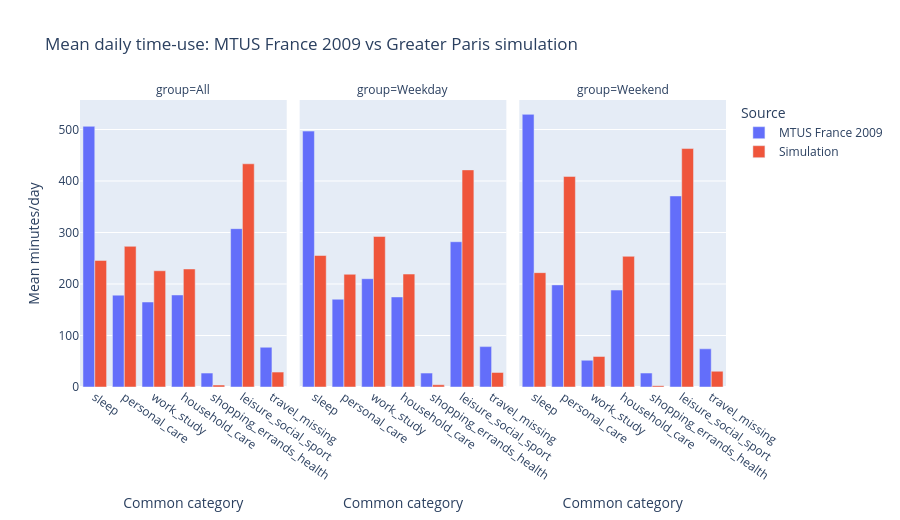

Source (notebook cell):
### Code cell
comparison_long = comparison.melt(
    id_vars=["group", "category"],
    value_vars=["mtus_minutes", "simulation_minutes"],
    var_name="source",
    value_name="minutes_per_day",
)
comparison_long["source"] = comparison_long["source"].map(
    {"mtus_minutes": "MTUS France 2009", "simulation_minutes": "Simulation"}
)

fig = px.bar(
    comparison_long,
    x="category",
    y="minutes_per_day",
    color="source",
    facet_col="group",
    barmode="group",
    category_orders={"category": COMMON_CATEGORY_ORDER, "group": GROUP_ORDER},
    labels={"category": "Common category", "minutes_per_day": "Mean minutes/day", "source": "Source"},
    title="Mean daily time-use: MTUS France 2009 vs Greater Paris simulation",
    height=520,
)
fig.update_xaxes(tickangle=35)
fig.show()

### Figure 1 — Plotly figure (JSON) as saved in the notebook; plotly's stock layout.template omitted (floating-point values rounded to 4 significant figures)
{"data": [{"alignmentgroup": "True", "hovertemplate": "Source=MTUS France 2009<br>group=All<br>Common category=%{x}<br>Mean minutes/day=%{y}<extra></extra>", "legendgroup": "MTUS France 2009", "marker": {"color": "#636efa", "pattern": {"shape": ""}}, "name": "MTUS France 2009", "offsetgroup": "MTUS France 2009", "orientation": "v", "showlegend": true, "textposition": "auto", "type": "bar", "x": ["sleep", "personal_care", "work_study", "household_care", "shopping_errands_health", "leisure_social_sport", "travel_missing"], "xaxis": "x", "y": [506.2, 178.4, 165.0, 178.7, 27.04, 307.5, 77.19], "yaxis": "y"}, {"alignmentgroup": "True", "hovertemplate": "Source=Simulation<br>group=All<br>Common category=%{x}<br>Mean minutes/day=%{y}<extra></extra>", "legendgroup": "Simulation", "marker": {"color": "#EF553B", "pattern": {"shape": ""}}, "name": "Simulation", "offsetgroup": "Simulation", "orientation": "v", "showlegend": true, "textposition": "auto", "type": "bar", "x": ["sleep", "personal_care", "work_study", "household_care", "shopping_errands_health", "leisure_social_sport", "travel_missing"], "xaxis": "x", "y": [245.8, 273.1, 225.7, 229.2, 3.813, 433.4, 28.93], "yaxis": "y"}, {"alignmentgroup": "True", "hovertemplate": "Source=MTUS France 2009<br>group=Weekday<br>Common category=%{x}<br>Mean minutes/day=%{y}<extra></extra>", "legendgroup": "MTUS France 2009", "marker": {"color": "#636efa", "pattern": {"shape": ""}}, "name": "MTUS France 2009", "offsetgroup": "MTUS France 2009", "orientation": "v", "showlegend": false, "textposition": "auto", "type": "bar", "x": ["sleep", "personal_care", "work_study", "household_care", "shopping_errands_health", "leisure_social_sport", "travel_missing"], "xaxis": "x2", "y": [496.9, 170.4, 210.3, 174.9, 27.0, 282.1, 78.43], "yaxis": "y2"}, {"alignmentgroup": "True", "hovertemplate": "Source=Simulation<br>group=Weekday<br>Common category=%{x}<br>Mean minutes/day=%{y}<extra></extra>", "legendgroup": "Simulation", "marker": {"color": "#EF553B", "pattern": {"shape": ""}}, "name": "Simulation", "offsetgroup": "Simulation", "orientation": "v", "showlegend": false, "textposition": "auto", "type": "bar", "x": ["sleep", "personal_care", "work_study", "household_care", "shopping_errands_health", "leisure_social_sport", "travel_missing"], "xaxis": "x2", "y": [255.3, 218.9, 292.3, 219.3, 4.336, 421.6, 28.26], "yaxis": "y2"}, {"alignmentgroup": "True", "hovertemplate": "Source=MTUS France 2009<br>group=Weekend<br>Common category=%{x}<br>Mean minutes/day=%{y}<extra></extra>", "legendgroup": "MTUS France 2009", "marker": {"color": "#636efa", "pattern": {"shape": ""}}, "name": "MTUS France 2009", "offsetgroup": "MTUS France 2009", "orientation": "v", "showlegend": false, "textposition": "auto", "type": "bar", "x": ["sleep", "personal_care", "work_study", "household_care", "shopping_errands_health", "leisure_social_sport", "travel_missing"], "xaxis": "x3", "y": [529.4, 198.3, 51.93, 188.2, 27.11, 371.0, 74.1], "yaxis": "y3"}, {"alignmentgroup": "True", "hovertemplate": "Source=Simulation<br>group=Weekend<br>Common category=%{x}<br>Mean minutes/day=%{y}<extra></extra>", "legendgroup": "Simulation", "marker": {"color": "#EF553B", "pattern": {"shape": ""}}, "name": "Simulation", "offsetgroup": "Simulation", "orientation": "v", "showlegend": false, "textposition": "auto", "type": "bar", "x": ["sleep", "personal_care", "work_study", "household_care", "shopping_errands_health", "leisure_social_sport", "travel_missing"], "xaxis": "x3", "y": [222.0, 408.9, 59.29, 253.7, 2.507, 463.0, 30.59], "yaxis": "y3"}], "layout": {"annotations": [{"font": {}, "showarrow": false, "text": "group=All", "x": 0.16, "xanchor": "center", "xref": "paper", "y": 1, "yanchor": "bottom", "yref": "paper"}, {"font": {}, "showarrow": false, "text": "group=Weekday", "x": 0.5, "xanchor": "center", "xref": "paper", "y": 1, "yanchor": "bottom", "yref": "paper"}, {"font": {}, "showarrow": false, "text": "group=Weekend", "x": 0.84, "xanchor": "center", "xref": "paper", "y": 1, "yanchor": "bottom", "yref": "paper"}], "barmode": "group", "height": 520, "legend": {"title": {"text": "Source"}, "tracegroupgap": 0}, "title": {"text": "Mean daily time-use: MTUS France 2009 vs Greater Paris simulation"}, "xaxis": {"anchor": "y", "categoryarray": ["sleep", "personal_care", "work_study", "household_care", "shopping_errands_health", "leisure_social_sport", "travel_missing"], "categoryorder": "array", "domain": [0, 0.32], "tickangle": 35, "title": {"text": "Common category"}}, "xaxis2": {"anchor": "y2", "categoryarray": ["sleep", "personal_care", "work_study", "household_care", "shopping_errands_health", "leisure_social_sport", "travel_missing"], "categoryorder": "array", "domain": [0.34, 0.66], "matches": "x", "tickangle": 35, "title": {"text": "Common category"}}, "xaxis3": {"anchor": "y3", "categoryarray": ["sleep", "personal_care", "work_study", "household_care", "shopping_errands_health", "leisure_social_sport", "travel_missing"], "categoryorder": "array", "domain": [0.68, 1.0], "matches": "x", "tickangle": 35, "title": {"text": "Common category"}}, "yaxis": {"anchor": "x", "domain": [0, 1], "title": {"text": "Mean minutes/day"}}, "yaxis2": {"anchor": "x2", "domain": [0, 1], "matches": "y", "showticklabels": false}, "yaxis3": {"anchor": "x3", "domain": [0, 1], "matches": "y", "showticklabels": false}}}
